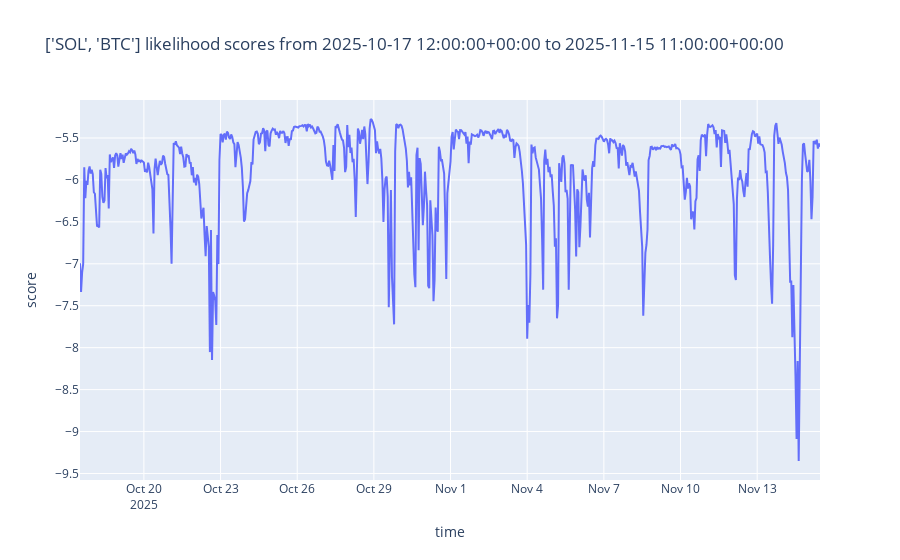

Notebook source saved alongside this figure:
### Markdown cell above
## Run live simulation on historic data

### Code cell
# Setup tracker + evaluator
tracker_evaluator = TrackerEvaluator(GaussianStepTracker())

for asset, history_price in test_asset_prices.items():

    # First tick: initialize historical data
    tracker_evaluator.tick({asset: initial_histories[asset]})

    prev_ts = 0
    predict_count = 0
    for ts, price in history_price:
        # Feed the new tick
        tracker_evaluator.tick({asset: [(ts, price)]})

        # Evaluate prediction every hour (ts is in second)
        if ts - prev_ts >= INTERVAL:
            prev_ts = ts
            predictions_evaluated = tracker_evaluator.predict(asset, HORIZON, STEP)

            # Periodically display results
            if predictions_evaluated and predict_count % 200 == 0:
                print(f"My average log-likelihood score {asset}: {tracker_evaluator.overall_likelihood_score_asset(asset):.4f}")
                print(f"My recent average log-likelihood score {asset}: {tracker_evaluator.recent_likelihood_score_asset(asset):.4f}")
            predict_count += 1

tracker_name = tracker_evaluator.tracker.__class__.__name__
print(f"\nTracker {tracker_name}:"
      f"\nFinal average log-likelihood score: {tracker_evaluator.overall_likelihood_score():.4f}")

current_results_dir = tracker_evaluator.to_json(horizon=HORIZON, step=STEP,
                                                interval=INTERVAL, base_dir=base_dir_results)

# Plot scoring timeline
timestamped_scores = tracker_evaluator.scores
plot_scores(timestamped_scores)

### Figure 1 — Plotly figure (JSON) as saved in the notebook; plotly's stock layout.template omitted (floating-point values rounded to 4 significant figures; data arrays with more than 128 entries replaced by an {"elided": "..."} marker saying what was removed)
{"data": [{"hovertemplate": "time=%{x}<br>score=%{y}<extra></extra>", "legendgroup": "", "line": {"color": "#636efa", "dash": "solid"}, "marker": {"symbol": "circle"}, "mode": "lines", "name": "", "orientation": "v", "showlegend": false, "type": "scatter", "x": {"elided": "696 str values"}, "xaxis": "x", "y": {"elided": "696 float values"}, "yaxis": "y"}], "layout": {"legend": {"tracegroupgap": 0}, "title": {"text": "['SOL', 'BTC'] likelihood scores from 2025-10-17 12:00:00+00:00 to 2025-11-15 11:00:00+00:00"}, "xaxis": {"anchor": "y", "domain": [0, 1], "title": {"text": "time"}}, "yaxis": {"anchor": "x", "domain": [0, 1], "title": {"text": "score"}}}}
